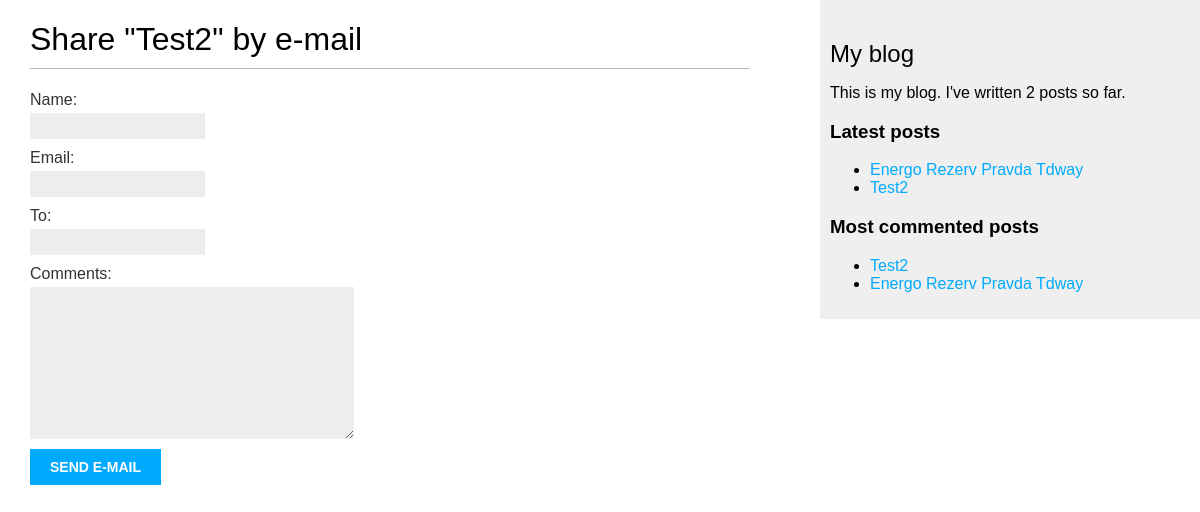
/blog/2/share/, run on an earlier commit of the app's database.
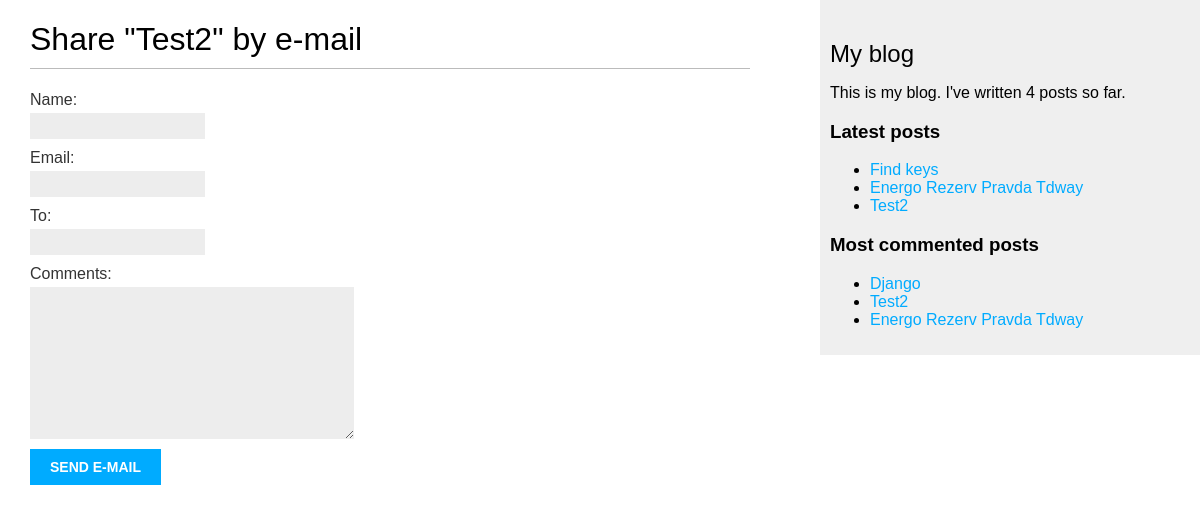
And on a later commit of the database.
### blog/models.py (models this page shows, shortened)
class Post(models.Model):
    STATUS_CHOICES = (
        ("draft", "Draft"),
        ("published", "Published"),
    )
    title = models.CharField(max_length=250)
    slug = models.SlugField(max_length=250, unique_for_date="publish")
    author = models.ForeignKey(
        User, related_name="blog_posts", on_delete=models.CASCADE
    )
    body = models.TextField()
    publish = models.DateTimeField(default=timezone.now)
    created = models.DateTimeField(auto_now_add=True)
    updated = models.DateTimeField(auto_now=True)
    status = models.CharField(max_length=10, choices=STATUS_CHOICES, default="draft")
    objects = models.Manager()
    published = PublishedManager()
    tags = TaggableManager()
    class Meta:
        ordering = ("-publish",)
    def get_absolute_url(self):
        return reverse(
            "blog:post_detail",
            args=[
                self.publish.year,
                self.publish.strftime("%m"),
                self.publish.strftime("%d"),
                self.slug,
            ],
        )

### blog/views.py (the view)
# urls.py: path("<int:post_id>/share/", views.post_share, name="post_share"),
def post_share(request, post_id):
    post = get_object_or_404(Post, id=post_id, status="published")
    sent = False
    if request.method == "POST":
        form = EmailPostForm(request.POST)
        if form.is_valid():
            cd = form.cleaned_data
            print(post.get_absolute_url())
            post_url = request.build_absolute_uri(post.get_absolute_url())
            subject = '{0} ({1}) recommends you reading "{2}"'.format(
                cd["name"], cd["email"], post.title
            )
            message = 'Read "{0}" at {1}\n\n{2}\'s comments: {3}'.format(
                post.title, post_url, cd["name"], cd["comments"]
            )
            send_mail(subject, message, "andrey.sakhno@gmail.com", [cd["to"]])
            sent = True
    else:
        form = EmailPostForm()
    return render(
        request, "blog/post/share.html", {"post": post, "form": form, "sent": sent}
    )

### blog/forms.py
class EmailPostForm(forms.Form):
    name = forms.CharField(max_length=25)
    email = forms.EmailField()
    to = forms.EmailField()
    comments = forms.CharField(required=False, widget=forms.Textarea)

### blog/models.py (called while the page is built)
    def get_queryset(self):
        return super().get_queryset().filter(status="published")

### blog/templatetags/blog_tags.py (called while the page is built)
@register.simple_tag
def total_posts():
    return Post.published.count()

@register.inclusion_tag("blog/post/latest_posts.html")
def show_latest_posts(count=5):
    latest_posts = Post.published.order_by("-publish")[:count]
    return {"latest_posts": latest_posts}

@register.simple_tag
def get_most_commented_posts(count=5):
    return Post.published.annotate(total_comments=Count("comments")).order_by(
        "-total_comments"
    )[:count]

### blog/templates/blog/post/share.html (shortened to what this page needs)
{% extends "blog/base.html" %}
{% block content %}
    {% if sent %}
        <h1>E-mail successfully sent</h1>
        <p>"{{ post.title }}" was successfully sent to {{ form.cleaned_data.to }}.</p>
    {% else %}
        <h1>Share "{{ post.title }}" by e-mail</h1>
        <form action="." method="post">
            {{ form.as_p }}
            <input type="submit" value="Send e-mail">
        </form>
    {% endif %}
{% endblock %}

### blog/templates/blog/base.html (shortened to what this page needs)
{% load blog_tags %}
{% load static %}
<!DOCTYPE html>
<html>
<head>
    <link href="{% static "css/blog.css" %}" rel="stylesheet">
</head>
<body>
<div id="content">
    {% block content %}
    {% endblock %}
</div>
<div id="sidebar">
    <h2>My blog</h2>
    <p>This is my blog. I've written {% total_posts %} posts so far.</p>
    <h3>Latest posts</h3>
    {% show_latest_posts 3 %}
    <h3>Most commented posts</h3>
    {% get_most_commented_posts 3 as most_commented_posts %}
    <ul>
        {% for post in most_commented_posts %}
            <li><a href="{{ post.get_absolute_url }}">{{ post.title }}</a></li>
        {% endfor %}
    </ul>
</div>
</body>
</html>

### blog/templates/blog/post/latest_posts.html
<ul>
    {% for post in latest_posts %}
        <li><a href="{{ post.get_absolute_url }}">{{ post.title }}</a></li>
    {% endfor %}
</ul>

What changed in the data, as far as the page shows it:
added Post: title "Find keys", shown under "Latest posts"
now on this page (row edited): Post: title "Django", shown under "Most commented posts"
Also different on the page:
text no longer shown: "2"
text now shown: "4"
